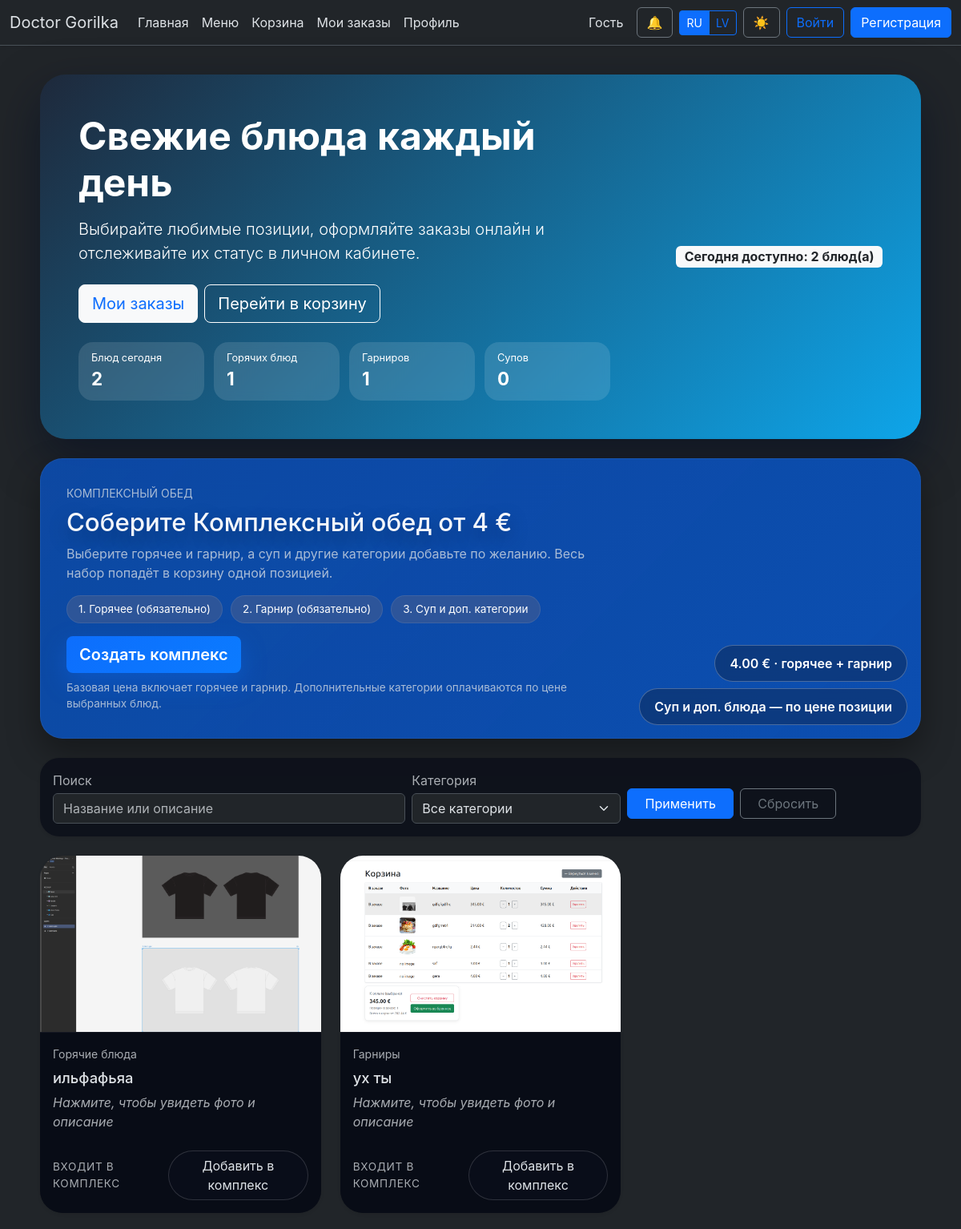
Before: /menu with the older database file.
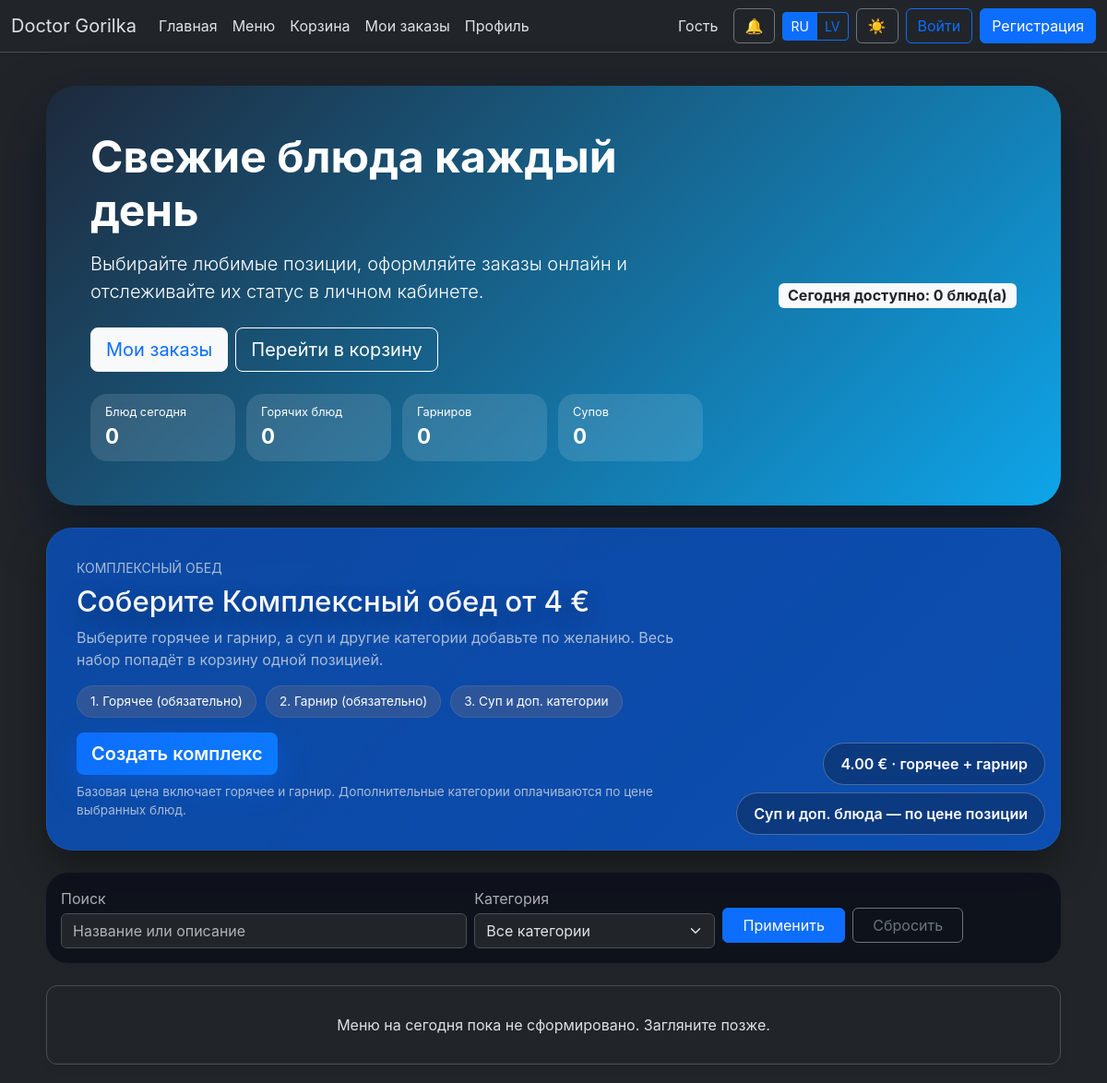
After: the same page with the newer database file.
### tables this page shows
CREATE TABLE menu (
    id INTEGER PRIMARY KEY AUTOINCREMENT,
    title TEXT NOT NULL,
    description TEXT,
    price REAL NOT NULL,
    image_url TEXT,
    category TEXT
, image_gallery TEXT, ingredients TEXT, is_today INTEGER DEFAULT 0, use_manual_price INTEGER DEFAULT 0, name_original TEXT, name_ru TEXT, name_lv TEXT, description_original TEXT, description_ru TEXT, description_lv TEXT, category_original TEXT, category_ru TEXT, category_lv TEXT, ingredients_original TEXT, ingredients_ru TEXT, ingredients_lv TEXT, category_role TEXT DEFAULT 'main', category_key TEXT, allergens TEXT);

### resources/views/menu.php (the view, shortened to what the rows shown need)
<?php
$comboOptions = $comboOptions ?? ['categories' => [], 'roles' => [], 'counts' => []];
$comboRoles = $comboOptions['roles'] ?? [];
$locale = currentLocale();
$localizedFieldMap = [
    'ru' => ['name' => 'nameRu', 'description' => 'descriptionRu', 'category' => 'categoryRu'],
    'lv' => ['name' => 'nameLv', 'description' => 'descriptionLv', 'category' => 'categoryLv'],
];
$activeLocalizedFields = $localizedFieldMap[$locale] ?? ['name' => 'nameOriginal', 'description' => 'descriptionOriginal', 'category' => 'categoryOriginal'];
?>
<div class="page-container menu-page">
<div class="hero-card mb-4">
    <div class="row g-3 align-items-center">
        <div class="col-md-8">
            <h1 class="display-5 fw-bold"><?= htmlspecialchars(translate('menu.hero.title')) ?></h1>
        </div>
    </div>
</div>
<div class="combo-hero mb-4">
    <div class="combo-hero__content">
        <h2 class="mb-2"><?= htmlspecialchars(translate('menu.combo.title')) ?></h2>
    </div>
</div>
<?php if (empty($menuItems)): ?>
    <div class="empty-state">
        <?php if ($search !== '' || $selectedCategory !== ''): ?>
            <?= htmlspecialchars(translate('menu.empty.filtered')) ?>
        <?php else: ?>
            <?= htmlspecialchars(translate('menu.empty.default')) ?>
        <?php endif; ?>
    </div>
<?php else: ?>
    <div class="row row-cols-1 row-cols-sm-2 row-cols-lg-3 g-4">
        <?php foreach ($menuItems as $item): ?>
            <?php $gallery = $item->galleryImages(); $isUnique = $item->isUnique(); ?>
            <?php
                $nameField = $activeLocalizedFields['name'];
                $descriptionField = $activeLocalizedFields['description'];
                $categoryField = $activeLocalizedFields['category'];
                $localizedName = $item->$nameField ?? $item->nameOriginal ?? $item->title;
                $localizedDescription = $item->$descriptionField ?? $item->descriptionOriginal ?? $item->description ?? translate('common.no_description');
                $localizedCategory = $item->$categoryField ?? $item->categoryOriginal ?? translate('menu.card.no_category');
                $localizedIngredients = $item->ingredients ?? $item->ingredientsOriginal ?? '';
                $allergens = $item->allergens ?? '';
                $roleKey = $comboRoles[$item->id] ?? null;
            ?>
            <div class="col">
                <div class="card h-100 border-0 shadow-sm menu-card" data-item='<?= json_encode([
                    'id' => $item->id,
                    'title' => $localizedName,
                    'description' => $localizedDescription ?? '',
                    'ingredients' => $localizedIngredients,
                    'allergens' => $allergens,
                    'category' => $localizedCategory,
                    'price' => number_format($item->price, 2, '.', ' '),
                    'raw_price' => (float)$item->price,
                    'is_unique' => $isUnique,
                    'gallery' => $gallery,
                ], JSON_HEX_APOS | JSON_HEX_QUOT) ?>' data-combo-role="<?= htmlspecialchars($roleKey ?? '') ?>">
                <?php if (!empty($gallery[0])): ?>
                    <img src="/assets/images/<?= $gallery[0] ?>" class="card-img-top" alt="<?= htmlspecialchars($localizedName) ?>">
                <?php else: ?>
                    <img src="https://via.placeholder.com/400x220?text=<?= urlencode(translate('common.no_photo')) ?>" class="card-img-top" alt="<?= htmlspecialchars(translate('common.no_photo')) ?>">
                <?php endif; ?>
                    <div class="card-body d-flex flex-column">
                        <div class="small text-muted mb-2"><?= htmlspecialchars($localizedCategory) ?></div>
                        <h5 class="card-title d-flex align-items-center gap-2">
                            <?= htmlspecialchars($localizedName) ?>
                        </h5>
                        <p class="card-text flex-grow-1 text-muted fst-italic"><?= htmlspecialchars(translate('menu.card.click_hint')) ?></p>
                        <div class="d-flex justify-content-between align-items-center mt-2">
                            <?php if ($isUnique): ?>
                                <span class="fs-5 fw-bold text-info menu-price"><?= number_format($item->price, 2, '.', ' ') ?> €</span>
                            <?php else: ?>
                                <span class="menu-price menu-price--placeholder text-muted"><?= htmlspecialchars(translate('menu.card.price_included')) ?></span>
                            <?php endif; ?>
                            <?php if ($roleKey): ?>
                                <button type="button" class="btn btn-outline-light combo-select-btn" data-id="<?= $item->id ?>" data-default-text="<?= htmlspecialchars(translate('menu.card.button_default')) ?>" data-combo-role="<?= htmlspecialchars($roleKey) ?>" onclick="event.stopPropagation();"><?= htmlspecialchars(translate('menu.card.button_default')) ?></button>
                            <?php endif; ?>
                        </div>
                    </div>
                </div>
            </div>
        <?php endforeach; ?>
    </div>
<?php endif; ?>
</div>

Changed rows visible on the page:
removed menu: shows a picture, localizedCategory "Горячие блюда", localizedName "ильфафьяа"
removed menu: shows a picture, localizedCategory "Гарниры", localizedName "ух ты"
Other visible differences:
count($menuItems): "2" → "0"
$comboMainCount: "1" → "0"
$comboGarnishCount: "1" → "0"
translate('menu.hero.available_badge', ['count' => count($menuItems)]): "Сегодня доступно: 2 блюд(а)" → "Сегодня доступно: 0 блюд(а)"
translate('menu.empty.default'): (not shown) → "Меню на сегодня пока не сформировано. Загляните позже."
